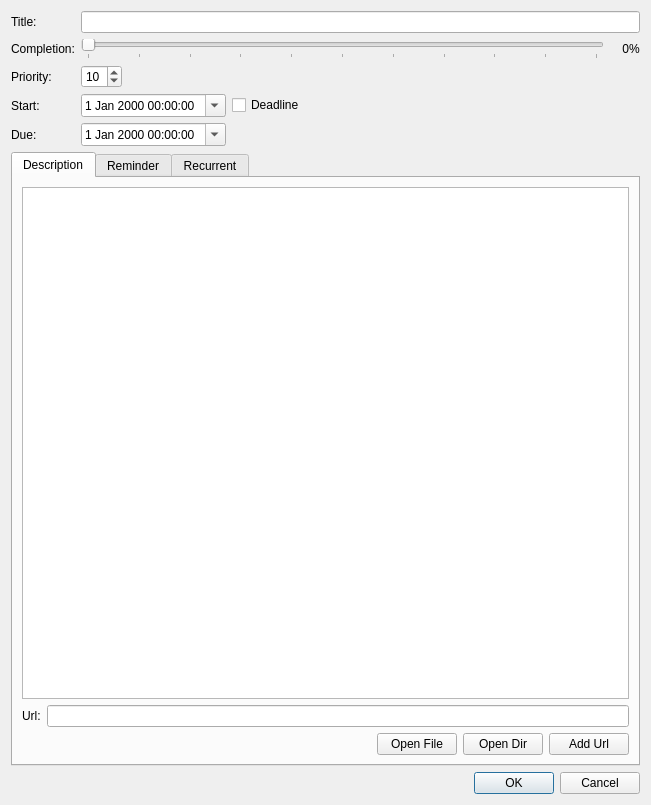
<?xml version="1.0" encoding="UTF-8"?>
<ui version="4.0">
 <class>Dialog</class>
 <widget class="QDialog" name="Dialog">
  <property name="geometry">
   <rect>
    <x>0</x>
    <y>0</y>
    <width>651</width>
    <height>805</height>
   </rect>
  </property>
  <property name="windowTitle">
   <string>Task edit</string>
  </property>
  <layout class="QVBoxLayout" name="verticalLayout">
   <item>
    <layout class="QFormLayout" name="formLayout">
     <item row="1" column="0">
      <widget class="QLabel" name="label">
       <property name="text">
        <string>Title:</string>
       </property>
      </widget>
     </item>
     <item row="1" column="1">
      <widget class="QLineEdit" name="titleEdit"/>
     </item>
     <item row="2" column="0">
      <widget class="QLabel" name="label_2">
       <property name="text">
        <string>Completion:</string>
       </property>
      </widget>
     </item>
     <item row="3" column="0">
      <widget class="QLabel" name="label_3">
       <property name="text">
        <string>Priority:</string>
       </property>
      </widget>
     </item>
     <item row="3" column="1">
      <layout class="QHBoxLayout" name="horizontalLayout">
       <item>
        <widget class="QSpinBox" name="priorityBox">
         <property name="value">
          <number>10</number>
         </property>
        </widget>
       </item>
       <item>
        <spacer name="horizontalSpacer">
         <property name="orientation">
          <enum>Qt::Horizontal</enum>
         </property>
         <property name="sizeHint" stdset="0">
          <size>
           <width>40</width>
           <height>20</height>
          </size>
         </property>
        </spacer>
       </item>
      </layout>
     </item>
     <item row="4" column="0">
      <widget class="QLabel" name="label_4">
       <property name="text">
        <string>Start:</string>
       </property>
      </widget>
     </item>
     <item row="5" column="0">
      <widget class="QLabel" name="label_5">
       <property name="text">
        <string>Due:</string>
       </property>
      </widget>
     </item>
     <item row="2" column="1">
      <layout class="QHBoxLayout" name="horizontalLayout_2">
       <property name="spacing">
        <number>0</number>
       </property>
       <item>
        <widget class="QSlider" name="completionSlider">
         <property name="maximum">
          <number>100</number>
         </property>
         <property name="orientation">
          <enum>Qt::Horizontal</enum>
         </property>
         <property name="tickPosition">
          <enum>QSlider::TicksBelow</enum>
         </property>
         <property name="tickInterval">
          <number>10</number>
         </property>
        </widget>
       </item>
       <item>
        <widget class="QLabel" name="completionValueLabel">
         <property name="sizePolicy">
          <sizepolicy hsizetype="Fixed" vsizetype="Preferred">
           <horstretch>0</horstretch>
           <verstretch>0</verstretch>
          </sizepolicy>
         </property>
         <property name="minimumSize">
          <size>
           <width>25</width>
           <height>0</height>
          </size>
         </property>
         <property name="text">
          <string>0</string>
         </property>
         <property name="alignment">
          <set>Qt::AlignRight|Qt::AlignTrailing|Qt::AlignVCenter</set>
         </property>
        </widget>
       </item>
       <item>
        <widget class="QLabel" name="label_6">
         <property name="text">
          <string>%</string>
         </property>
        </widget>
       </item>
      </layout>
     </item>
     <item row="4" column="1">
      <layout class="QHBoxLayout" name="horizontalLayout_3">
       <item>
        <widget class="QDateTimeEdit" name="startDateTime">
         <property name="calendarPopup">
          <bool>true</bool>
         </property>
        </widget>
       </item>
       <item>
        <widget class="QCheckBox" name="deadlineBox">
         <property name="text">
          <string>Deadline</string>
         </property>
        </widget>
       </item>
       <item>
        <spacer name="horizontalSpacer_2">
         <property name="orientation">
          <enum>Qt::Horizontal</enum>
         </property>
         <property name="sizeHint" stdset="0">
          <size>
           <width>40</width>
           <height>20</height>
          </size>
         </property>
        </spacer>
       </item>
      </layout>
     </item>
     <item row="5" column="1">
      <layout class="QHBoxLayout" name="horizontalLayout_4">
       <item>
        <widget class="QDateTimeEdit" name="dueDateTime">
         <property name="calendarPopup">
          <bool>true</bool>
         </property>
        </widget>
       </item>
       <item>
        <spacer name="horizontalSpacer_3">
         <property name="orientation">
          <enum>Qt::Horizontal</enum>
         </property>
         <property name="sizeHint" stdset="0">
          <size>
           <width>40</width>
           <height>20</height>
          </size>
         </property>
        </spacer>
       </item>
      </layout>
     </item>
    </layout>
   </item>
   <item>
    <widget class="QTabWidget" name="tabWidget">
     <property name="currentIndex">
      <number>0</number>
     </property>
     <widget class="QWidget" name="descTab">
      <attribute name="title">
       <string>Description</string>
      </attribute>
      <layout class="QVBoxLayout" name="verticalLayout_2">
       <item>
        <widget class="QTextBrowser" name="descriptionEdit">
         <property name="readOnly">
          <bool>false</bool>
         </property>
         <property name="textInteractionFlags">
          <set>Qt::LinksAccessibleByKeyboard|Qt::LinksAccessibleByMouse|Qt::TextBrowserInteraction|Qt::TextEditable|Qt::TextEditorInteraction|Qt::TextSelectableByKeyboard|Qt::TextSelectableByMouse</set>
         </property>
         <property name="openLinks">
          <bool>false</bool>
         </property>
        </widget>
       </item>
       <item>
        <layout class="QHBoxLayout" name="horizontalLayout_5">
         <property name="topMargin">
          <number>0</number>
         </property>
         <item>
          <widget class="QLabel" name="label_7">
           <property name="text">
            <string>Url:</string>
           </property>
          </widget>
         </item>
         <item>
          <widget class="QLineEdit" name="urlEdit"/>
         </item>
        </layout>
       </item>
       <item>
        <layout class="QHBoxLayout" name="horizontalLayout_6">
         <property name="topMargin">
          <number>0</number>
         </property>
         <item>
          <spacer name="horizontalSpacer_4">
           <property name="orientation">
            <enum>Qt::Horizontal</enum>
           </property>
           <property name="sizeHint" stdset="0">
            <size>
             <width>40</width>
             <height>20</height>
            </size>
           </property>
          </spacer>
         </item>
         <item>
          <widget class="QPushButton" name="openLocalFilePB">
           <property name="text">
            <string>Open File</string>
           </property>
          </widget>
         </item>
         <item>
          <widget class="QPushButton" name="openLocalDirPB">
           <property name="text">
            <string>Open Dir</string>
           </property>
          </widget>
         </item>
         <item>
          <widget class="QPushButton" name="addUrlPB">
           <property name="text">
            <string>Add Url</string>
           </property>
          </widget>
         </item>
        </layout>
       </item>
      </layout>
     </widget>
     <widget class="QWidget" name="reminderTab">
      <attribute name="title">
       <string>Reminder</string>
      </attribute>
      <layout class="QVBoxLayout" name="verticalLayout_3">
       <item>
        <widget class="ReminderWidget" name="reminderWidget" native="true"/>
       </item>
      </layout>
     </widget>
     <widget class="QWidget" name="recurrentTab">
      <attribute name="title">
       <string>Recurrent</string>
      </attribute>
      <layout class="QVBoxLayout" name="verticalLayout_4">
       <item>
        <widget class="RecurrentWidget" name="recurrentWidget" native="true"/>
       </item>
      </layout>
     </widget>
    </widget>
   </item>
   <item>
    <widget class="QDialogButtonBox" name="buttonBox">
     <property name="standardButtons">
      <set>QDialogButtonBox::Cancel|QDialogButtonBox::Ok</set>
     </property>
    </widget>
   </item>
  </layout>
 </widget>
 <customwidgets>
  <customwidget>
   <class>RecurrentWidget</class>
   <extends>QWidget</extends>
   <header>hanlendar.gui.recurrentwidget</header>
   <container>1</container>
  </customwidget>
  <customwidget>
   <class>ReminderWidget</class>
   <extends>QWidget</extends>
   <header>hanlendar.gui.reminderwidget</header>
   <container>1</container>
  </customwidget>
 </customwidgets>
 <resources/>
 <connections>
  <connection>
   <sender>completionSlider</sender>
   <signal>valueChanged(int)</signal>
   <receiver>completionValueLabel</receiver>
   <slot>setNum(int)</slot>
   <hints>
    <hint type="sourcelabel">
     <x>332</x>
     <y>57</y>
    </hint>
    <hint type="destinationlabel">
     <x>612</x>
     <y>57</y>
    </hint>
   </hints>
  </connection>
  <connection>
   <sender>buttonBox</sender>
   <signal>accepted()</signal>
   <receiver>Dialog</receiver>
   <slot>accept()</slot>
   <hints>
    <hint type="sourcelabel">
     <x>325</x>
     <y>470</y>
    </hint>
    <hint type="destinationlabel">
     <x>325</x>
     <y>245</y>
    </hint>
   </hints>
  </connection>
  <connection>
   <sender>buttonBox</sender>
   <signal>rejected()</signal>
   <receiver>Dialog</receiver>
   <slot>reject()</slot>
   <hints>
    <hint type="sourcelabel">
     <x>325</x>
     <y>470</y>
    </hint>
    <hint type="destinationlabel">
     <x>325</x>
     <y>245</y>
    </hint>
   </hints>
  </connection>
  <connection>
   <sender>deadlineBox</sender>
   <signal>toggled(bool)</signal>
   <receiver>startDateTime</receiver>
   <slot>setDisabled(bool)</slot>
   <hints>
    <hint type="sourcelabel">
     <x>255</x>
     <y>122</y>
    </hint>
    <hint type="destinationlabel">
     <x>148</x>
     <y>122</y>
    </hint>
   </hints>
  </connection>
 </connections>
</ui>
